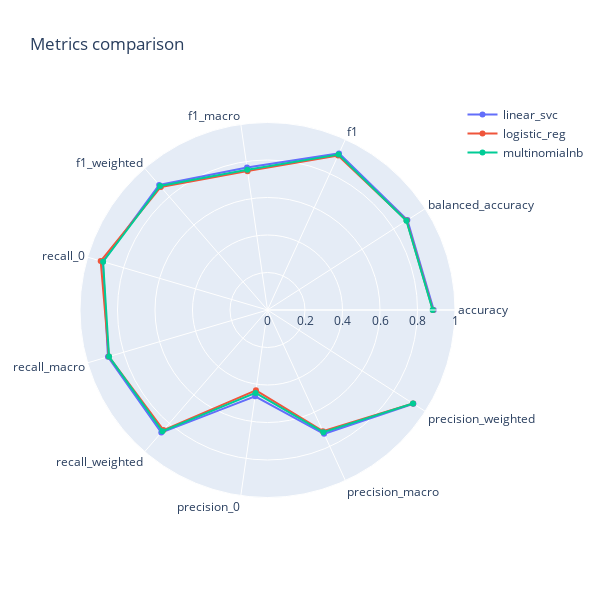
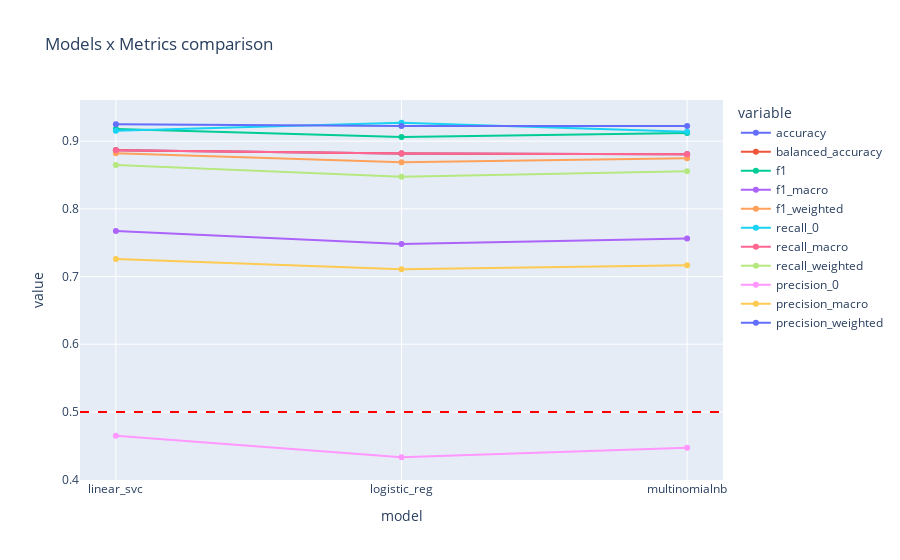
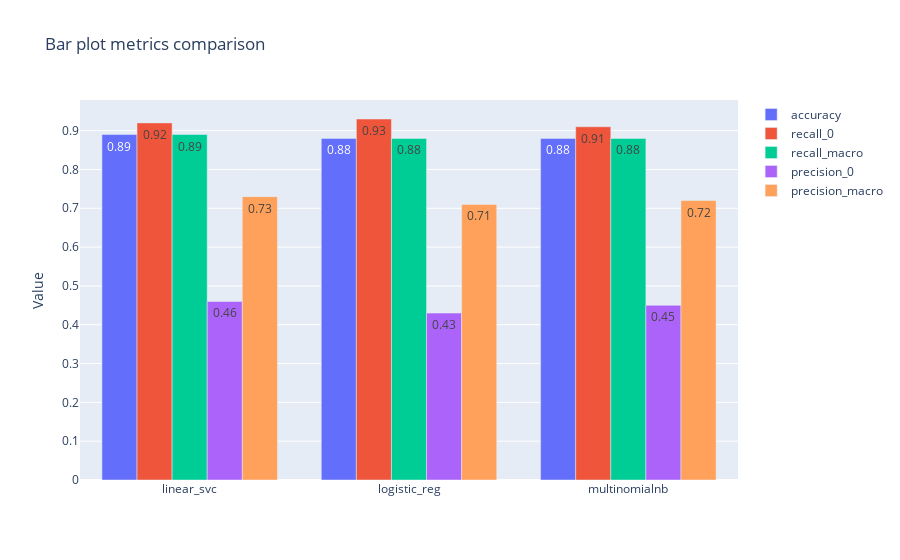
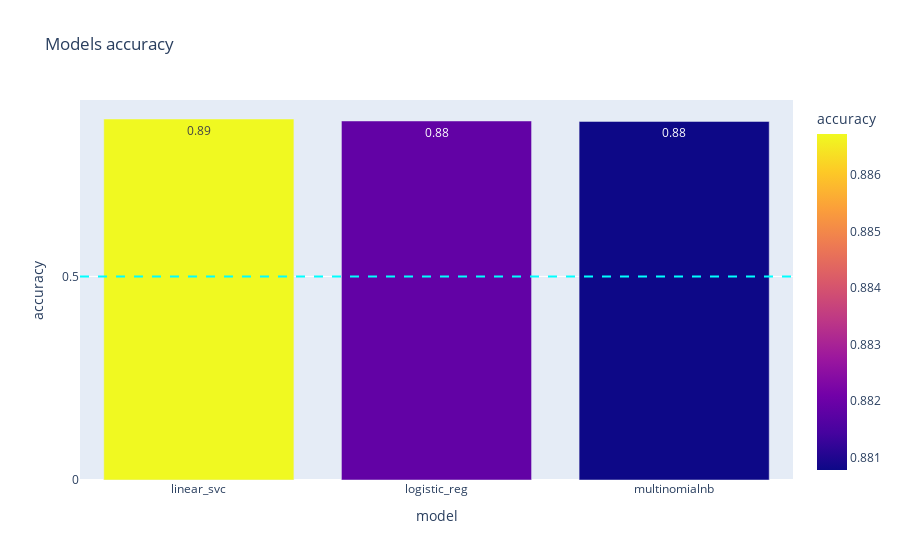

The cell these charts' notebook holds for them, in order:
### Markdown cell above
#### Models performance

### Code cell
# Comparison of metrics scores
data = df_pipe.iloc[:,:-2]  # to skip time_train and time_predict
plot_radar_mult(data)

# Compare metrics and time to train and time to predict
plot_metrics_and_time(df_pipe)

# Line plots of metrics for comparison
lineplot_models_vs_metrics(data)

# Group bar plot on 5 selected metrics
stack_mult_barplots(data, "accuracy", 
                    "recall_0", "recall_macro", 
                    "precision_0", "precision_macro" )

# train performance
#barplot_metric_mult(df_pipe, "time_train")
#barplot_metric_mult(df_pipe, "time_predict")

# Comparaison of Accuracy, recall_macro, precision_macro, recall_0, precision_0
for metric in ["accuracy", 
               "recall_macro", "precision_macro", 
               "recall_0", "precision_0"]:
    barplot_metric_mult(data, metric,dtick=0.5)

# Compare time_train and time_prodict 
#stack_barplot(df_pipe, "time_train", "time_predict")

# Compare recall_macro and precision_macro
stack_barplot(df_pipe, "recall_macro", "precision_macro")

# confusion matrix
#Display(confusion matrix)
display_side_by_side(cf_matrix_pipe, list_of_models_pipe)

### Figure 1 — Plotly figure (JSON) as saved in the notebook; plotly's stock layout.template omitted (floating-point values rounded to 4 significant figures)
{"data": [{"name": "linear_svc", "r": [0.8867, 0.8867, 0.918, 0.7673, 0.8823, 0.9153, 0.8867, 0.8649, 0.4649, 0.7259, 0.9249], "theta": ["accuracy", "balanced_accuracy", "f1", "f1_macro", "f1_weighted", "recall_0", "recall_macro", "recall_weighted", "precision_0", "precision_macro", "precision_weighted"], "type": "scatterpolar"}, {"name": "logistic_reg", "r": [0.8819, 0.8819, 0.9062, 0.7483, 0.8687, 0.9272, 0.8819, 0.8473, 0.433, 0.7107, 0.9225], "theta": ["accuracy", "balanced_accuracy", "f1", "f1_macro", "f1_weighted", "recall_0", "recall_macro", "recall_weighted", "precision_0", "precision_macro", "precision_weighted"], "type": "scatterpolar"}, {"name": "multinomialnb", "r": [0.8808, 0.8808, 0.9119, 0.7561, 0.8749, 0.9138, 0.8808, 0.8556, 0.4469, 0.7167, 0.9225], "theta": ["accuracy", "balanced_accuracy", "f1", "f1_macro", "f1_weighted", "recall_0", "recall_macro", "recall_weighted", "precision_0", "precision_macro", "precision_weighted"], "type": "scatterpolar"}], "layout": {"height": 600, "polar": {"radialaxis": {"range": [0, 1], "visible": true}}, "showlegend": true, "title": {"text": "Metrics comparison"}, "width": 600}}

### Figure 2 — Plotly figure (JSON) as saved in the notebook; plotly's stock layout.template omitted (floating-point values rounded to 4 significant figures)
{"data": [{"hovertemplate": "variable=accuracy<br>model=%{x}<br>value=%{y}<extra></extra>", "legendgroup": "accuracy", "line": {"color": "#636efa", "dash": "solid"}, "marker": {"symbol": "circle"}, "mode": "lines+markers", "name": "accuracy", "orientation": "v", "showlegend": true, "type": "scatter", "x": ["linear_svc", "logistic_reg", "multinomialnb"], "xaxis": "x", "y": [0.8867, 0.8819, 0.8808], "yaxis": "y"}, {"hovertemplate": "variable=balanced_accuracy<br>model=%{x}<br>value=%{y}<extra></extra>", "legendgroup": "balanced_accuracy", "line": {"color": "#EF553B", "dash": "solid"}, "marker": {"symbol": "circle"}, "mode": "lines+markers", "name": "balanced_accuracy", "orientation": "v", "showlegend": true, "type": "scatter", "x": ["linear_svc", "logistic_reg", "multinomialnb"], "xaxis": "x", "y": [0.8867, 0.8819, 0.8808], "yaxis": "y"}, {"hovertemplate": "variable=f1<br>model=%{x}<br>value=%{y}<extra></extra>", "legendgroup": "f1", "line": {"color": "#00cc96", "dash": "solid"}, "marker": {"symbol": "circle"}, "mode": "lines+markers", "name": "f1", "orientation": "v", "showlegend": true, "type": "scatter", "x": ["linear_svc", "logistic_reg", "multinomialnb"], "xaxis": "x", "y": [0.918, 0.9062, 0.9119], "yaxis": "y"}, {"hovertemplate": "variable=f1_macro<br>model=%{x}<br>value=%{y}<extra></extra>", "legendgroup": "f1_macro", "line": {"color": "#ab63fa", "dash": "solid"}, "marker": {"symbol": "circle"}, "mode": "lines+markers", "name": "f1_macro", "orientation": "v", "showlegend": true, "type": "scatter", "x": ["linear_svc", "logistic_reg", "multinomialnb"], "xaxis": "x", "y": [0.7673, 0.7483, 0.7561], "yaxis": "y"}, {"hovertemplate": "variable=f1_weighted<br>model=%{x}<br>value=%{y}<extra></extra>", "legendgroup": "f1_weighted", "line": {"color": "#FFA15A", "dash": "solid"}, "marker": {"symbol": "circle"}, "mode": "lines+markers", "name": "f1_weighted", "orientation": "v", "showlegend": true, "type": "scatter", "x": ["linear_svc", "logistic_reg", "multinomialnb"], "xaxis": "x", "y": [0.8823, 0.8687, 0.8749], "yaxis": "y"}, {"hovertemplate": "variable=recall_0<br>model=%{x}<br>value=%{y}<extra></extra>", "legendgroup": "recall_0", "line": {"color": "#19d3f3", "dash": "solid"}, "marker": {"symbol": "circle"}, "mode": "lines+markers", "name": "recall_0", "orientation": "v", "showlegend": true, "type": "scatter", "x": ["linear_svc", "logistic_reg", "multinomialnb"], "xaxis": "x", "y": [0.9153, 0.9272, 0.9138], "yaxis": "y"}, {"hovertemplate": "variable=recall_macro<br>model=%{x}<br>value=%{y}<extra></extra>", "legendgroup": "recall_macro", "line": {"color": "#FF6692", "dash": "solid"}, "marker": {"symbol": "circle"}, "mode": "lines+markers", "name": "recall_macro", "orientation": "v", "showlegend": true, "type": "scatter", "x": ["linear_svc", "logistic_reg", "multinomialnb"], "xaxis": "x", "y": [0.8867, 0.8819, 0.8808], "yaxis": "y"}, {"hovertemplate": "variable=recall_weighted<br>model=%{x}<br>value=%{y}<extra></extra>", "legendgroup": "recall_weighted", "line": {"color": "#B6E880", "dash": "solid"}, "marker": {"symbol": "circle"}, "mode": "lines+markers", "name": "recall_weighted", "orientation": "v", "showlegend": true, "type": "scatter", "x": ["linear_svc", "logistic_reg", "multinomialnb"], "xaxis": "x", "y": [0.8649, 0.8473, 0.8556], "yaxis": "y"}, {"hovertemplate": "variable=precision_0<br>model=%{x}<br>value=%{y}<extra></extra>", "legendgroup": "precision_0", "line": {"color": "#FF97FF", "dash": "solid"}, "marker": {"symbol": "circle"}, "mode": "lines+markers", "name": "precision_0", "orientation": "v", "showlegend": true, "type": "scatter", "x": ["linear_svc", "logistic_reg", "multinomialnb"], "xaxis": "x", "y": [0.4649, 0.433, 0.4469], "yaxis": "y"}, {"hovertemplate": "variable=precision_macro<br>model=%{x}<br>value=%{y}<extra></extra>", "legendgroup": "precision_macro", "line": {"color": "#FECB52", "dash": "solid"}, "marker": {"symbol": "circle"}, "mode": "lines+markers", "name": "precision_macro", "orientation": "v", "showlegend": true, "type": "scatter", "x": ["linear_svc", "logistic_reg", "multinomialnb"], "xaxis": "x", "y": [0.7259, 0.7107, 0.7167], "yaxis": "y"}, {"hovertemplate": "variable=precision_weighted<br>model=%{x}<br>value=%{y}<extra></extra>", "legendgroup": "precision_weighted", "line": {"color": "#636efa", "dash": "solid"}, "marker": {"symbol": "circle"}, "mode": "lines+markers", "name": "precision_weighted", "orientation": "v", "showlegend": true, "type": "scatter", "x": ["linear_svc", "logistic_reg", "multinomialnb"], "xaxis": "x", "y": [0.9249, 0.9225, 0.9225], "yaxis": "y"}], "layout": {"legend": {"title": {"text": "variable"}, "tracegroupgap": 0}, "shapes": [{"line": {"color": "red", "dash": "dash"}, "type": "line", "x0": 0, "x1": 1, "xref": "x domain", "y0": 0.5, "y1": 0.5, "yref": "y"}], "title": {"text": "Models x Metrics comparison"}, "xaxis": {"anchor": "y", "domain": [0, 1], "title": {"text": "model"}}, "yaxis": {"anchor": "x", "domain": [0, 1], "dtick": 0.1, "tick0": 0, "title": {"text": "value"}}}}

### Figure 3 — Plotly figure (JSON) as saved in the notebook; plotly's stock layout.template omitted (floating-point values rounded to 4 significant figures)
{"data": [{"name": "accuracy", "offsetgroup": "0", "text": ["0.89", "0.88", "0.88"], "textposition": "auto", "type": "bar", "x": ["linear_svc", "logistic_reg", "multinomialnb"], "y": [0.89, 0.88, 0.88]}, {"name": "recall_0", "offsetgroup": "1", "text": ["0.92", "0.93", "0.91"], "textposition": "auto", "type": "bar", "x": ["linear_svc", "logistic_reg", "multinomialnb"], "y": [0.92, 0.93, 0.91]}, {"name": "recall_macro", "offsetgroup": "2", "text": ["0.89", "0.88", "0.88"], "textposition": "auto", "type": "bar", "x": ["linear_svc", "logistic_reg", "multinomialnb"], "y": [0.89, 0.88, 0.88]}, {"name": "precision_0", "offsetgroup": "3", "text": ["0.46", "0.43", "0.45"], "textposition": "auto", "type": "bar", "x": ["linear_svc", "logistic_reg", "multinomialnb"], "y": [0.46, 0.43, 0.45]}, {"name": "precision_macro", "offsetgroup": "4", "text": ["0.73", "0.71", "0.72"], "textposition": "auto", "type": "bar", "x": ["linear_svc", "logistic_reg", "multinomialnb"], "y": [0.73, 0.71, 0.72]}], "layout": {"title": {"text": "Bar plot metrics comparison"}, "yaxis": {"title": {"text": "Value"}}}}

### Figure 4 — Plotly figure (JSON) as saved in the notebook; plotly's stock layout.template omitted (floating-point values rounded to 4 significant figures)
{"data": [{"alignmentgroup": "True", "hovertemplate": "model=%{x}<br>accuracy=%{marker.color}<extra></extra>", "legendgroup": "", "marker": {"color": [0.8867, 0.8819, 0.8808], "coloraxis": "coloraxis", "pattern": {"shape": ""}}, "name": "", "offsetgroup": "", "orientation": "v", "showlegend": false, "textposition": "auto", "texttemplate": "%{y:.2f}", "type": "bar", "x": ["linear_svc", "logistic_reg", "multinomialnb"], "xaxis": "x", "y": [0.8867, 0.8819, 0.8808], "yaxis": "y"}], "layout": {"barmode": "relative", "coloraxis": {"colorbar": {"title": {"text": "accuracy"}}, "colorscale": [[0, "#0d0887"], [0.1111, "#46039f"], [0.2222, "#7201a8"], [0.3333, "#9c179e"], [0.4444, "#bd3786"], [0.5556, "#d8576b"], [0.6667, "#ed7953"], [0.7778, "#fb9f3a"], [0.8889, "#fdca26"], [1, "#f0f921"]]}, "legend": {"tracegroupgap": 0}, "shapes": [{"line": {"color": "cyan", "dash": "dash"}, "type": "line", "x0": 0, "x1": 1, "xref": "x domain", "y0": 0.5, "y1": 0.5, "yref": "y"}], "title": {"text": "Models accuracy"}, "xaxis": {"anchor": "y", "domain": [0, 1], "title": {"text": "model"}}, "yaxis": {"anchor": "x", "domain": [0, 1], "dtick": 0.5, "tick0": 0, "title": {"text": "accuracy"}}}}
